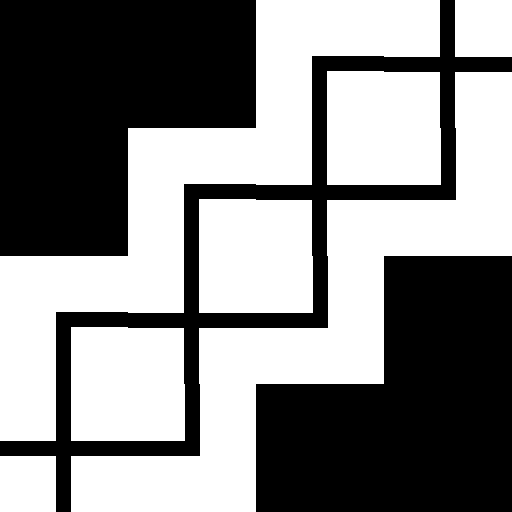

The image is a tile-based game level rendered from a .tmx file. Its description and complete source (layers, tilesets, objects, tile grids) follow:
An orthogonal 4x4 tile map with 128x128 px tiles, 1 tile layer (Tile Layer 1).

<map version="1.2" tiledversion="1.3.4" orientation="orthogonal" renderorder="right-down" width="4" height="4" tilewidth="128" tileheight="128" infinite="0" nextlayerid="2" nextobjectid="1">
 <editorsettings>
  <export target="12.csv" format="csv" />
 </editorsettings>
 <tileset firstgid="1" name="g1" tilewidth="128" tileheight="128" tilecount="15" columns="0">
  <grid orientation="orthogonal" width="1" height="1" />
  <tile id="0">
   <image width="128" height="128" source="../tileset/0.bmp" />
  </tile>
  <tile id="1">
   <image width="128" height="128" source="../tileset/1.bmp" />
  </tile>
  <tile id="2">
   <image width="128" height="128" source="../tileset/2.bmp" />
  </tile>
  <tile id="3">
   <image width="128" height="128" source="../tileset/3.bmp" />
  </tile>
  <tile id="4">
   <image width="128" height="128" source="../tileset/4.bmp" />
  </tile>
  <tile id="5">
   <image width="128" height="128" source="../tileset/5.bmp" />
  </tile>
  <tile id="6">
   <image width="128" height="128" source="../tileset/6.bmp" />
  </tile>
  <tile id="7">
   <image width="128" height="128" source="../tileset/7.bmp" />
  </tile>
  <tile id="8">
   <image width="128" height="128" source="../tileset/8.bmp" />
  </tile>
  <tile id="9">
   <image width="128" height="128" source="../tileset/9.bmp" />
  </tile>
  <tile id="10">
   <image width="128" height="128" source="../tileset/10.bmp" />
  </tile>
  <tile id="11">
   <image width="128" height="128" source="../tileset/11.bmp" />
  </tile>
  <tile id="12">
   <image width="128" height="128" source="../tileset/12.bmp" />
  </tile>
  <tile id="13">
   <image width="128" height="128" source="../tileset/13.bmp" />
  </tile>
  <tile id="14">
   <image width="128" height="128" source="../tileset/14.bmp" />
  </tile>
 </tileset>
 <layer id="1" name="Tile Layer 1" width="4" height="4">
  <data encoding="csv">
0,0,8,15,
0,8,15,10,
8,15,10,0,
15,10,0,0
</data>
 </layer>
</map>
